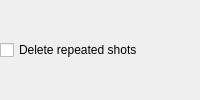
<?xml version="1.0" encoding="UTF-8"?>
<ui version="4.0">
 <class>Form</class>
 <widget class="QWidget" name="Form">
  <layout class="QHBoxLayout" name="horizontalLayout">
   <property name="leftMargin">
    <number>0</number>
   </property>
   <property name="topMargin">
    <number>0</number>
   </property>
   <property name="rightMargin">
    <number>0</number>
   </property>
   <property name="bottomMargin">
    <number>0</number>
   </property>
   <item>
    <widget class="QCheckBox" name="checkBox_enabled">
     <property name="toolTip">
      <string>Delete the files of default and repeated shots from runmanager once all their analysis is done; their rows stay</string>
     </property>
     <property name="text">
      <string>Delete repeated shots</string>
     </property>
    </widget>
   </item>
  </layout>
 </widget>
 <resources/>
 <connections/>
</ui>
